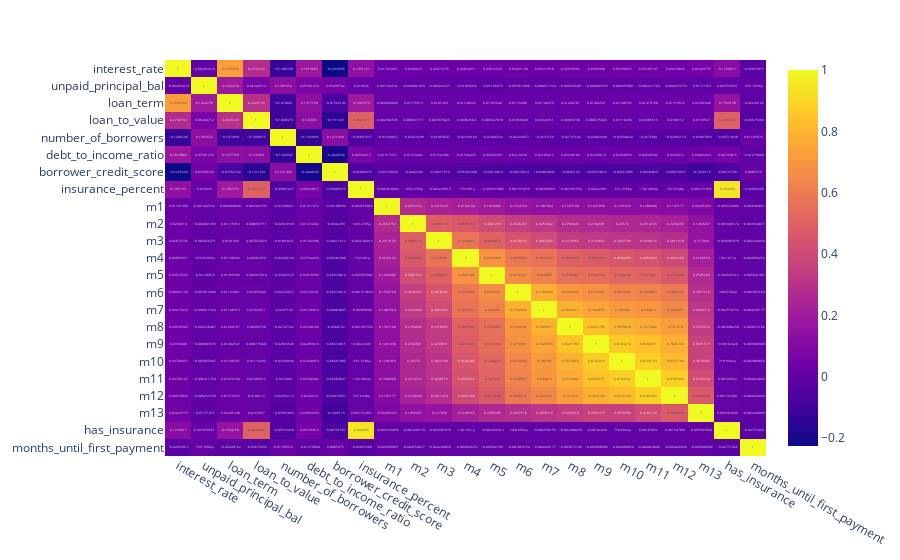

Notebook cell for this chart:
### Markdown cell above
## Feature Selection

Now that you've created a bunch of new features, you need to determine which ones to use.
There are different approaches for different types of variables. 


The most common approaches are:
1. Correlation Coefficient: a metric used to find out the [correlation](https://en.wikipedia.org/wiki/Correlation) betwen continous variables. 
2. Chi-Squared test: test of independence for categorical columns.

### 1. Using Correlation Coefficients to Remove Highly Correlated Features
As we mentioned, we typically use this for continous variables, but sometimes interesting patterns can be seen for categorical variables as well.

So let's visualise the correlation between all the columns.

### Code cell
# correlation for continous columns

continuous_columns = [
    "interest_rate",
    "unpaid_principal_bal",
    "loan_term",
    "loan_to_value",
    "debt_to_income_ratio",
    "borrower_credit_score",
    "insurance_percent",
    "days_until_first_payment"
]

categorical_columns = [
    "source",
    "financial_institution",
    "loan_purpose",
    "has_insurance",
    "m1",
    "m2",
    "m3",
    "m4",
    "m5",
    "m6",
    "m7",
    "m8",
    "m9",
    "m10",
    "m11",
    "m12"
]

corr = df.corr()

fig = px.imshow(corr, text_auto=True, aspect="auto")
fig.show()

### Figure 1 — Plotly figure (JSON) as saved in the notebook; plotly's stock layout.template omitted (floating-point values rounded to 4 significant figures; data arrays with more than 128 entries replaced by an {"elided": "..."} marker saying what was removed)
{"data": [{"coloraxis": "coloraxis", "hovertemplate": "x: %{x}<br>y: %{y}<br>color: %{z}<extra></extra>", "name": "0", "texttemplate": "%{z}", "type": "heatmap", "x": ["interest_rate", "unpaid_principal_bal", "loan_term", "loan_to_value", "number_of_borrowers", "debt_to_income_ratio", "borrower_credit_score", "insurance_percent", "m1", "m2", "m3", "m4", "m5", "m6", "m7", "m8", "m9", "m10", "m11", "m12", "m13", "has_insurance", "months_until_first_payment"], "xaxis": "x", "y": ["interest_rate", "unpaid_principal_bal", "loan_term", "loan_to_value", "number_of_borrowers", "debt_to_income_ratio", "borrower_credit_score", "insurance_percent", "m1", "m2", "m3", "m4", "m5", "m6", "m7", "m8", "m9", "m10", "m11", "m12", "m13", "has_insurance", "months_until_first_payment"], "yaxis": "y", "z": {"elided": "23x23 float values"}}], "layout": {"coloraxis": {"colorscale": [[0, "#0d0887"], [0.1111, "#46039f"], [0.2222, "#7201a8"], [0.3333, "#9c179e"], [0.4444, "#bd3786"], [0.5556, "#d8576b"], [0.6667, "#ed7953"], [0.7778, "#fb9f3a"], [0.8889, "#fdca26"], [1, "#f0f921"]]}, "margin": {"t": 60}, "xaxis": {"anchor": "y", "domain": [0, 1]}, "yaxis": {"anchor": "x", "autorange": "reversed", "domain": [0, 1]}}}
